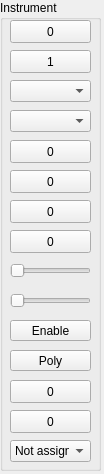
<?xml version="1.0" encoding="UTF-8"?>
<ui version="4.0">
 <class>QInstrument</class>
 <widget class="QWidget" name="QInstrument">
  <property name="geometry">
   <rect>
    <x>0</x>
    <y>0</y>
    <width>104</width>
    <height>474</height>
   </rect>
  </property>
  <property name="windowTitle">
   <string>Form</string>
  </property>
  <widget class="QGroupBox" name="grpBox_instru">
   <property name="geometry">
    <rect>
     <x>0</x>
     <y>0</y>
     <width>101</width>
     <height>471</height>
    </rect>
   </property>
   <property name="title">
    <string>Instrument</string>
   </property>
   <widget class="QSlider" name="hzSlider_volume">
    <property name="geometry">
     <rect>
      <x>10</x>
      <y>260</y>
      <width>81</width>
      <height>21</height>
     </rect>
    </property>
    <property name="maximum">
     <number>127</number>
    </property>
    <property name="orientation">
     <enum>Qt::Horizontal</enum>
    </property>
   </widget>
   <widget class="QSlider" name="hzSlider_pan">
    <property name="geometry">
     <rect>
      <x>10</x>
      <y>290</y>
      <width>81</width>
      <height>21</height>
     </rect>
    </property>
    <property name="maximum">
     <number>127</number>
    </property>
    <property name="orientation">
     <enum>Qt::Horizontal</enum>
    </property>
   </widget>
   <widget class="QPushButton" name="pshBut_LFO">
    <property name="geometry">
     <rect>
      <x>10</x>
      <y>320</y>
      <width>81</width>
      <height>21</height>
     </rect>
    </property>
    <property name="text">
     <string>Enable</string>
    </property>
    <property name="checkable">
     <bool>true</bool>
    </property>
   </widget>
   <widget class="QPushButton" name="pshBut_poly">
    <property name="geometry">
     <rect>
      <x>10</x>
      <y>350</y>
      <width>81</width>
      <height>21</height>
     </rect>
    </property>
    <property name="text">
     <string>Poly</string>
    </property>
    <property name="checkable">
     <bool>true</bool>
    </property>
   </widget>
   <widget class="QComboBox" name="cmbBox_pmdctl">
    <property name="geometry">
     <rect>
      <x>10</x>
      <y>440</y>
      <width>81</width>
      <height>22</height>
     </rect>
    </property>
    <item>
     <property name="text">
      <string>Not assigned</string>
     </property>
    </item>
    <item>
     <property name="text">
      <string>After touch</string>
     </property>
    </item>
    <item>
     <property name="text">
      <string>Mod. wheel</string>
     </property>
    </item>
    <item>
     <property name="text">
      <string>Breath ctl.</string>
     </property>
    </item>
    <item>
     <property name="text">
      <string>Foot ctl.</string>
     </property>
    </item>
   </widget>
   <widget class="QComboBox" name="cmbBox_upper">
    <property name="geometry">
     <rect>
      <x>10</x>
      <y>80</y>
      <width>81</width>
      <height>22</height>
     </rect>
    </property>
   </widget>
   <widget class="QComboBox" name="cmbBox_lower">
    <property name="geometry">
     <rect>
      <x>10</x>
      <y>110</y>
      <width>81</width>
      <height>22</height>
     </rect>
    </property>
   </widget>
   <widget class="QButton" name="but_notes">
    <property name="geometry">
     <rect>
      <x>10</x>
      <y>20</y>
      <width>81</width>
      <height>23</height>
     </rect>
    </property>
    <property name="baseSize">
     <size>
      <width>0</width>
      <height>8</height>
     </size>
    </property>
    <property name="text">
     <string>0</string>
    </property>
   </widget>
   <widget class="QButton" name="but_channel">
    <property name="geometry">
     <rect>
      <x>10</x>
      <y>50</y>
      <width>81</width>
      <height>23</height>
     </rect>
    </property>
    <property name="baseSize">
     <size>
      <width>1</width>
      <height>16</height>
     </size>
    </property>
    <property name="text">
     <string>1</string>
    </property>
   </widget>
   <widget class="QButton" name="but_bank">
    <property name="geometry">
     <rect>
      <x>10</x>
      <y>140</y>
      <width>81</width>
      <height>23</height>
     </rect>
    </property>
    <property name="baseSize">
     <size>
      <width>0</width>
      <height>5</height>
     </size>
    </property>
    <property name="text">
     <string>0</string>
    </property>
   </widget>
   <widget class="QButton" name="but_voice">
    <property name="geometry">
     <rect>
      <x>10</x>
      <y>170</y>
      <width>81</width>
      <height>23</height>
     </rect>
    </property>
    <property name="baseSize">
     <size>
      <width>0</width>
      <height>47</height>
     </size>
    </property>
    <property name="text">
     <string>0</string>
    </property>
   </widget>
   <widget class="QButton" name="but_trans">
    <property name="geometry">
     <rect>
      <x>10</x>
      <y>200</y>
      <width>81</width>
      <height>23</height>
     </rect>
    </property>
    <property name="baseSize">
     <size>
      <width>254</width>
      <height>2</height>
     </size>
    </property>
    <property name="text">
     <string>0</string>
    </property>
   </widget>
   <widget class="QButton" name="but_fine">
    <property name="geometry">
     <rect>
      <x>10</x>
      <y>230</y>
      <width>81</width>
      <height>23</height>
     </rect>
    </property>
    <property name="baseSize">
     <size>
      <width>192</width>
      <height>63</height>
     </size>
    </property>
    <property name="text">
     <string>0</string>
    </property>
   </widget>
   <widget class="QButton" name="but_porta">
    <property name="geometry">
     <rect>
      <x>10</x>
      <y>380</y>
      <width>81</width>
      <height>23</height>
     </rect>
    </property>
    <property name="baseSize">
     <size>
      <width>0</width>
      <height>127</height>
     </size>
    </property>
    <property name="text">
     <string>0</string>
    </property>
   </widget>
   <widget class="QButton" name="but_pitch">
    <property name="geometry">
     <rect>
      <x>10</x>
      <y>410</y>
      <width>81</width>
      <height>23</height>
     </rect>
    </property>
    <property name="baseSize">
     <size>
      <width>0</width>
      <height>12</height>
     </size>
    </property>
    <property name="text">
     <string>0</string>
    </property>
   </widget>
  </widget>
 </widget>
 <customwidgets>
  <customwidget>
   <class>QButton</class>
   <extends>QPushButton</extends>
   <header>interface/qbutton.h</header>
  </customwidget>
 </customwidgets>
 <resources/>
 <connections/>
</ui>
